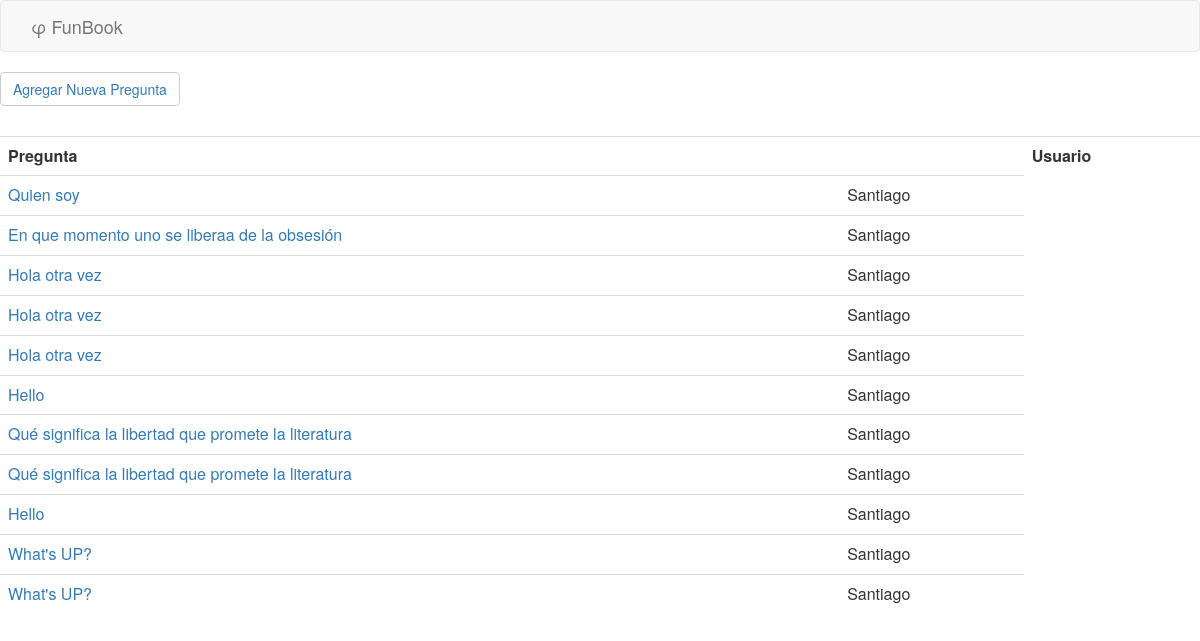
The page /socrates/ on the database its author committed.
### socrates/models.py (models this page shows, shortened)
class Question(models.Model):
    owner = models.ForeignKey(User, related_name='question_user', verbose_name='Owner')
    question_text = models.CharField(max_length=200)
    pub_date = models.DateTimeField(auto_now_add=True,blank = True)
    question_body = models.TextField(max_length=1000, blank = True)

### socrates/views.py (the view)
def index(request):
    latest_question_list = Question.objects.order_by('-pub_date')
    context = {'latest_question_list': latest_question_list}
    return render(request, 'socrates/index.html', context)

### socrates/templates/socrates/index.html (shortened to what this page needs)
<html>
  <head>
    {% load static %}
    <link href="{% static "login/style.css" %}" rel="stylesheet">
    <link href="{% static "login/bootstrap/CSS/bootstrap.css" %}" rel="stylesheet">
  </head>
    <nav class="navbar navbar-default">
      <div class="container-fluid">
        <div class="navbar-header">
          <a class="navbar-brand" href="#">
            <a class="navbar-brand" href="#">φ FunBook</a>
          </a>
        </div>
      </div>
  </nav>
  <button type="button" class="btn btn-default">
    <a href="/socrates/pose/">Agregar Nueva Pregunta</button><br><br>
  <table class="table">
    <tr><th>Pregunta<th><th>Usuario</th><tr>
      {% if latest_question_list %}
        <ul>
        {% for question in latest_question_list %}
          <tr>
	    <td><a href="/socrates/{{ question.id }}/">{{ question.question_text }}</a></td>
	    <td>{{ question.owner }}</td>
	  </tr>
        {% endfor %}
        </ul>
      {% else %}
        <p>No polls are available.</p>
      {% endif %}

### rows shown on the page
Question: question_text "Quien soy", owner "Santiago"
Question: question_text "En que momento uno se liberaa de la obsesión", owner "Santiago"
Question: question_text "Hola otra vez", owner "Santiago"
Question: question_text "Hola otra vez", owner "Santiago"
Question: question_text "Hola otra vez", owner "Santiago"
Question: question_text "Hello", owner "Santiago"
Question: question_text "Qué significa la libertad que promete la literatura", owner "Santiago"
Question: question_text "Qué significa la libertad que promete la literatura", owner "Santiago"
Question: question_text "Hello", owner "Santiago"
Question: question_text "What's UP?", owner "Santiago"
Question: question_text "What's UP?", owner "Santiago"
